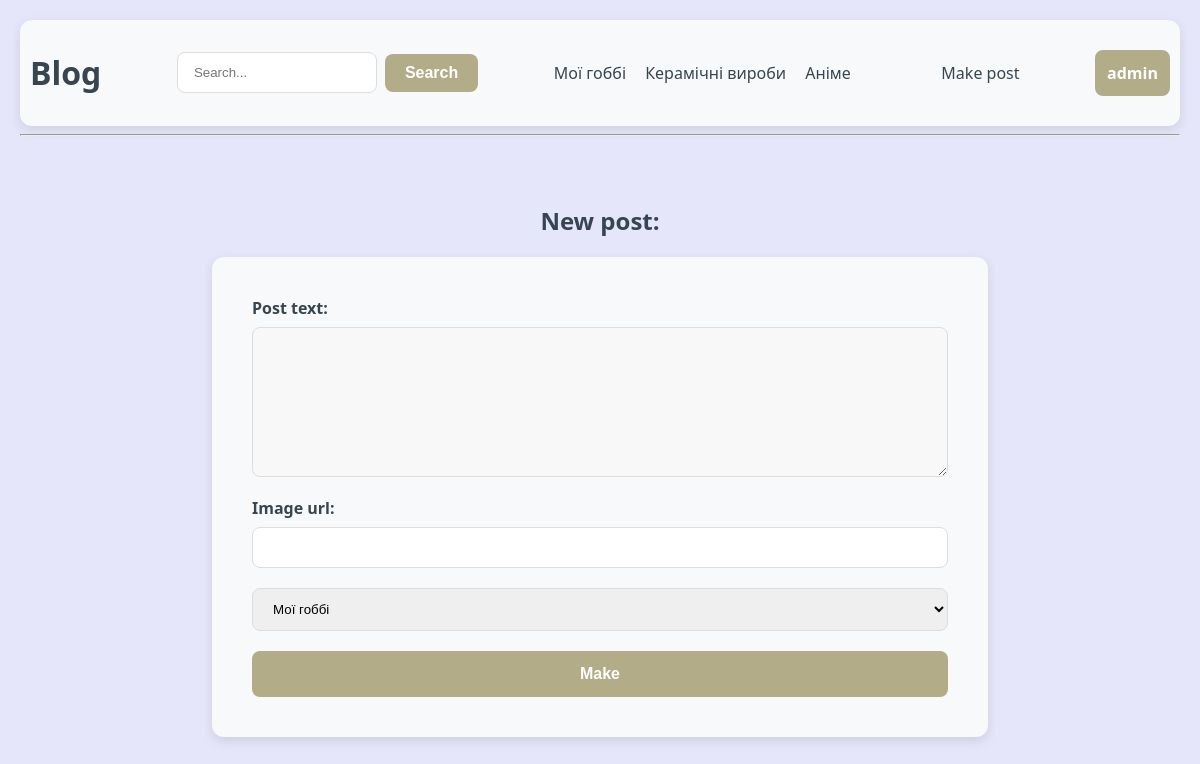
/add (signed in), run on an earlier commit of the app's database.
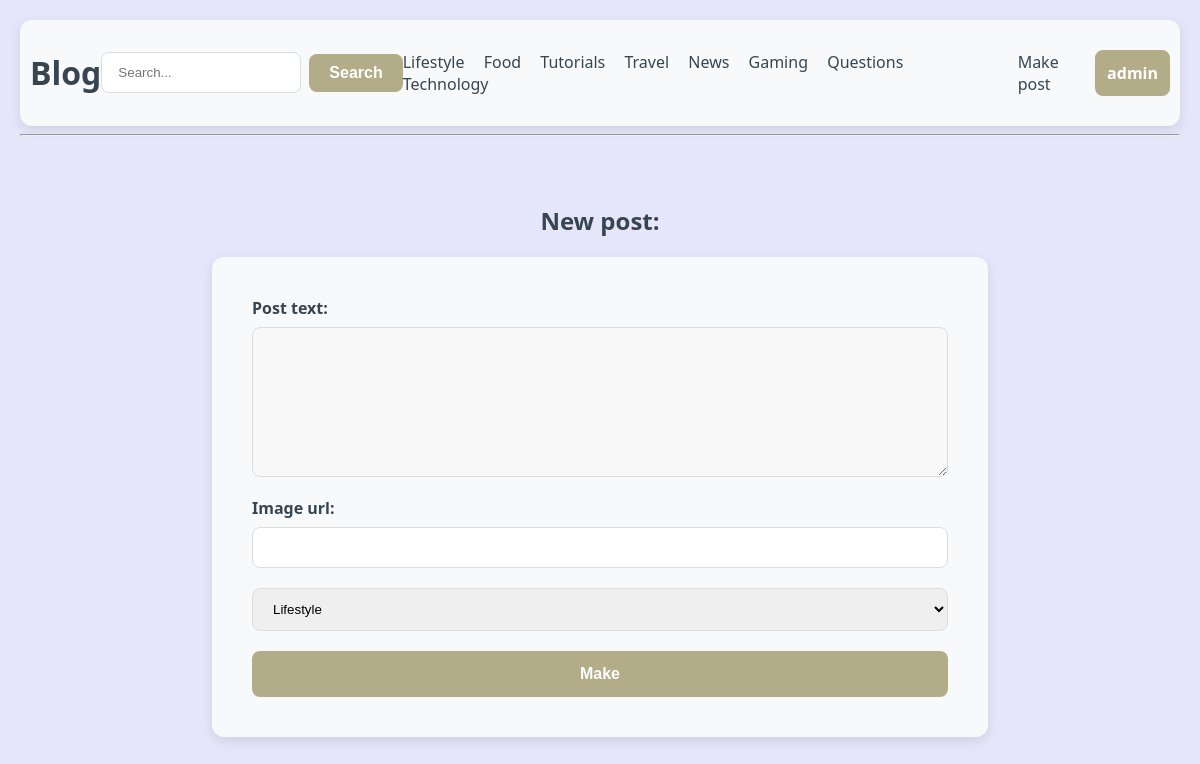
And on a later commit of the database.
### tables this page shows
CREATE TABLE sections (id INTEGER PRIMARY KEY AUTOINCREMENT, name TEXT UNIQUE NOT NULL, slug TEXT UNIQUE NOT NULL);

### main.py (the view)
@app.route("/add", methods=["GET", "POST"])
def add_post():
    display_name = session.get("login_name", "Login")
    sections = get_blog_sections()
    login_name = session.get("login_name")
    if login_name:
        if request.method == "POST":
            name = session["login_name"]
            text = request.form["text"]
            image = request.form["image"]
            section_id = int(request.form["section"])
            create_new_post(name, text, image, section_id)
            section = get_section_by_id(section_id)
            return redirect(url_for("section_page", sections=sections, section_slug=section["slug"]))
    else:
        return redirect(url_for("register"))
    return render_template("add_post.html", sections=sections, name=display_name)

### db.py (called while the page is built)
def get_db():
    conn = sqlite3.connect(DB_NAME)
    conn.row_factory = sqlite3.Row
    return conn

def get_blog_sections():
    with get_db() as db:
        sections = db.execute("SELECT * FROM sections").fetchall()
        return sections

### templates/add_post.html
{% extends "base.html" %}
{% block content %}
<link rel="stylesheet" href="{{ url_for('static', filename='add_post.css') }}">
<div id="add-post-page"> <h2>New post:</h2>
    <form method="post">
        <label for="text">Post text:</label>
        <textarea name="text" id="text"></textarea>
        <label for="image">Image url:</label>
        <input type="url" name="image" id="image">
        <select name="section" id="section" required>
            {% for section in sections %}
                <option value="{{ section.id }}">{{ section.name }}</option>
            {% endfor %}
        </select>
        <button type="submit">Make</button>
    </form>
</div>
{% endblock %}

### templates/base.html (shortened to what this page needs)
<!DOCTYPE html>
<html lang="uk">
<head>
    <link rel="stylesheet" href="{{ url_for('static', filename='style.css') }}">
</head>
<body>
<header>
    <h1><a href="{{ url_for('index') }}" class="url_btn">Blog</a></h1>
    <form action="{{ url_for('index') }}" method="POST" class="search-form">
        <div class="search-group">
            <input type="text" name="input" placeholder="Search..." required>
            <button type="submit">Search</button>
        </div>
    </form>
    <nav>
        <div>
            {% for section in sections %}
                <a href="{{ url_for('section_page', section_slug=section.slug) }}" class="url_btn">
                    {{ section.name }}
                </a>
            {% endfor %}
        </div>
    </nav>
    <a href="{{ url_for('add_post') }}" class="url_btn">Make post</a>
    <a href="{{ url_for('login') }}" class="btn">{{ name }}</a>
</header>
<hr>
{% block content %}{% endblock %}
</body>
</html>

What changed in the data, as far as the page shows it:
removed sections: name "Мої гоббі"
removed sections: name "Керамічні вироби"
removed sections: name "Аніме"
added sections: name "Lifestyle"
added sections: name "Food"
added sections: name "Tutorials"
added sections: name "Travel"
added sections: name "News"
added sections: name "Gaming"
added sections: name "Questions"
added sections: name "Technology"
Also different on the page:
form field section: "Мої гоббі" → "Lifestyle"
